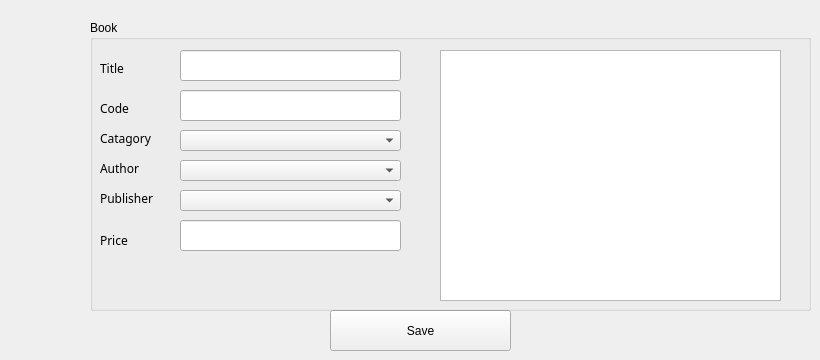
      <widget class="QWidget" name="tab_5">
       <attribute name="title">
        <string>Add New Book</string>
       </attribute>
       <widget class="QPushButton" name="pushButton_add_new_book_save">
        <property name="geometry">
         <rect>
          <x>330</x>
          <y>310</y>
          <width>181</width>
          <height>41</height>
         </rect>
        </property>
        <property name="text">
         <string>Save</string>
        </property>
       </widget>
       <widget class="QGroupBox" name="groupBox">
        <property name="geometry">
         <rect>
          <x>90</x>
          <y>20</y>
          <width>721</width>
          <height>291</height>
         </rect>
        </property>
        <property name="title">
         <string>Book</string>
        </property>
        <widget class="QComboBox" name="comboBox_catagory">
         <property name="geometry">
          <rect>
           <x>90</x>
           <y>110</y>
           <width>221</width>
           <height>21</height>
          </rect>
         </property>
        </widget>
        <widget class="QLineEdit" name="lineEdit_price">
         <property name="geometry">
          <rect>
           <x>90</x>
           <y>200</y>
           <width>221</width>
           <height>31</height>
          </rect>
         </property>
        </widget>
        <widget class="QComboBox" name="comboBox_publisher">
         <property name="geometry">
          <rect>
           <x>90</x>
           <y>170</y>
           <width>221</width>
           <height>21</height>
          </rect>
         </property>
        </widget>
        <widget class="QLabel" name="label_5">
         <property name="geometry">
          <rect>
           <x>10</x>
           <y>210</y>
           <width>81</width>
           <height>20</height>
          </rect>
         </property>
         <property name="font">
          <font>
           <family>Abyssinica SIL</family>
          </font>
         </property>
         <property name="text">
          <string>Price</string>
         </property>
        </widget>
        <widget class="QLabel" name="label_7">
         <property name="geometry">
          <rect>
           <x>10</x>
           <y>140</y>
           <width>81</width>
           <height>16</height>
          </rect>
         </property>
         <property name="font">
          <font>
           <family>Abyssinica SIL</family>
          </font>
         </property>
         <property name="text">
          <string>Author</string>
         </property>
        </widget>
        <widget class="QLineEdit" name="lineEdit_code">
         <property name="geometry">
          <rect>
           <x>90</x>
           <y>70</y>
           <width>221</width>
           <height>31</height>
          </rect>
         </property>
        </widget>
        <widget class="QComboBox" name="comboBox_author">
         <property name="geometry">
          <rect>
           <x>90</x>
           <y>140</y>
           <width>221</width>
           <height>21</height>
          </rect>
         </property>
        </widget>
        <widget class="QLabel" name="label_6">
         <property name="geometry">
          <rect>
           <x>10</x>
           <y>110</y>
           <width>81</width>
           <height>16</height>
          </rect>
         </property>
         <property name="font">
          <font>
           <family>Abyssinica SIL</family>
          </font>
         </property>
         <property name="text">
          <string>Catagory</string>
         </property>
        </widget>
        <widget class="QLabel" name="label_8">
         <property name="geometry">
          <rect>
           <x>10</x>
           <y>170</y>
           <width>81</width>
           <height>16</height>
          </rect>
         </property>
         <property name="font">
          <font>
           <family>Abyssinica SIL</family>
          </font>
         </property>
         <property name="text">
          <string>Publisher</string>
         </property>
        </widget>
        <widget class="QLabel" name="label_4">
         <property name="geometry">
          <rect>
           <x>10</x>
           <y>80</y>
           <width>81</width>
           <height>16</height>
          </rect>
         </property>
         <property name="font">
          <font>
           <family>Abyssinica SIL</family>
          </font>
         </property>
         <property name="text">
          <string>Code</string>
         </property>
        </widget>
        <widget class="QLineEdit" name="lineEdit_title">
         <property name="geometry">
          <rect>
           <x>90</x>
           <y>30</y>
           <width>221</width>
           <height>31</height>
          </rect>
         </property>
        </widget>
        <widget class="QLabel" name="label_3">
         <property name="geometry">
          <rect>
           <x>10</x>
           <y>40</y>
           <width>81</width>
           <height>16</height>
          </rect>
         </property>
         <property name="font">
          <font>
           <family>Abyssinica SIL</family>
          </font>
         </property>
         <property name="text">
          <string>Title</string>
         </property>
        </widget>
        <widget class="QTextEdit" name="textEdit_add_new_book">
         <property name="geometry">
          <rect>
           <x>350</x>
           <y>30</y>
           <width>341</width>
           <height>251</height>
          </rect>
         </property>
        </widget>
       </widget>
      </widget>
